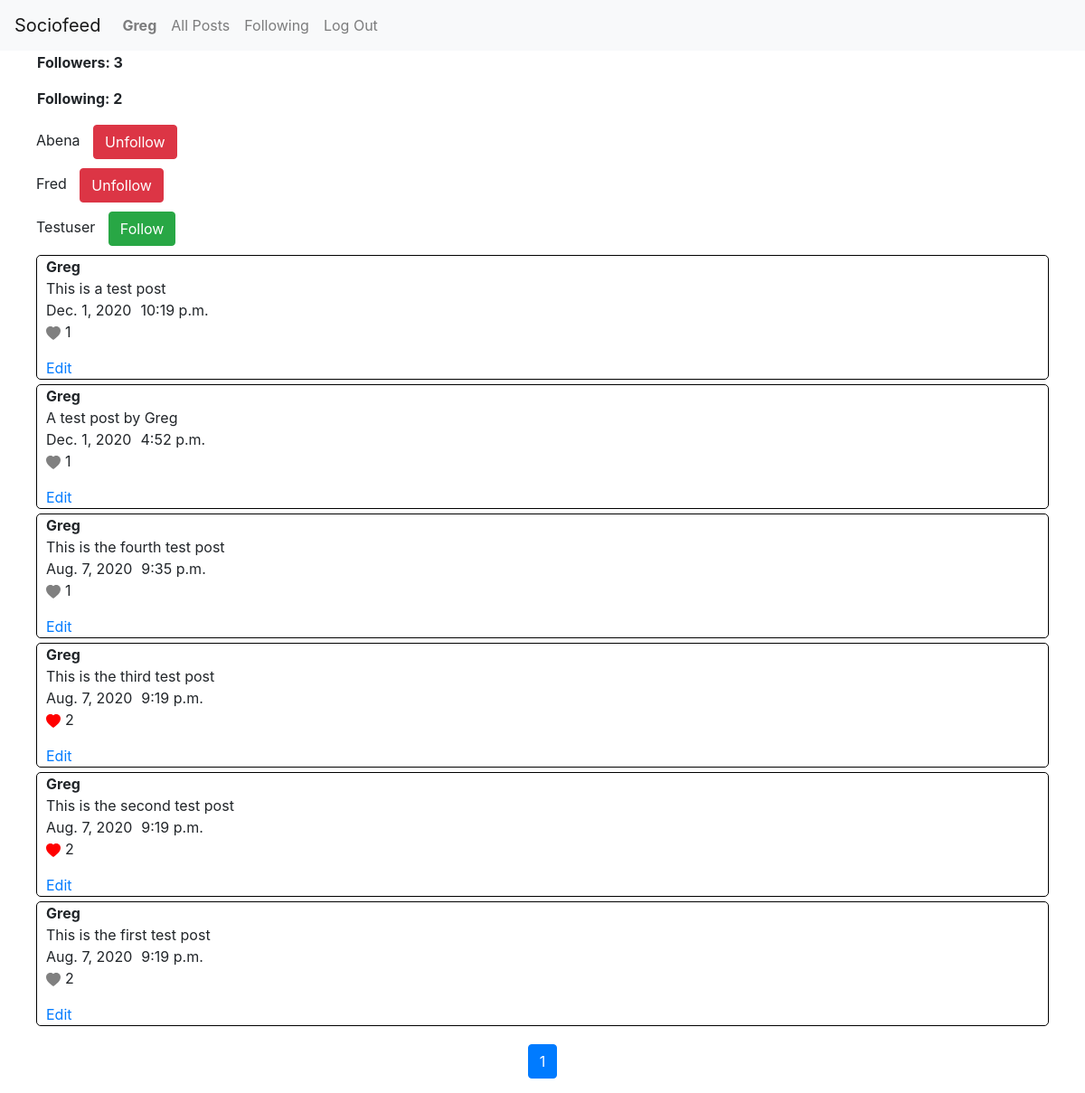
The page /profile (signed in) on the database its author committed.
### network/models.py (models this page shows, shortened)
class User(AbstractUser):
    pass

class Post(models.Model):
    user = models.ForeignKey(User, on_delete=models.CASCADE)
    post = models.CharField(max_length=1000)
    date = models.DateField()
    time = models.TimeField()

### network/views.py (the view)
# urls.py: path("profile", views.profile, name="profile"),
@login_required
def profile(request):
    user = User.objects.get(username=request.user)
    users = User.objects.exclude(username=request.user)
    posts = Post.objects.filter(user=user).order_by('-id')
    paginator = Paginator(posts, 10)
    page_number = request.GET.get('page')
    posts = paginator.get_page(page_number)
    return render(request, "network/profile.html", {
        "user":user,
        "posts":posts,
        "users":users
    })

### network/templatetags/custom_template_tags.py (called while the page is built)
@register.simple_tag
def to_list(a, args):
    if args.filter(follow=a).exists():
        exists = True
    else:
        exists = False
    return exists

@register.simple_tag
def post_liker(a, args):
    if args.likes.filter(user=a).exists():
        exists = True
    else:
        exists = False
    return exists

### network/templates/network/profile.html (shortened to what this page needs)
{% extends "network/layout.html" %}
{% load custom_template_tags %}
{% block body %}
    <div id="f-f">
        <p id="followers">Followers: {{ user.followers.count }}</p>
        <p id="following">Following: {{ user.following.count }}</p>
    </div>
    {% for u in users %}
        <div id="user">
            {{ u.username|title }}
            {% to_list user u.followers as value %}
            {% if value == False %}
            <button class="btn btn-success" onclick="window.location.href='/follow/{{ u.id }}'">Follow</button>
            {% else %}
            <button class="btn btn-danger" onclick="window.location.href='/follow/{{ u.id }}'">Unfollow</button>
            {% endif %}
        </div>
    {% endfor %}
    <div class="post-main">
        {% for i in posts %}
            <div class="post-container">
                <div class="title-post">
                    <div class="title">{{ i.user|title }}</div>
                    <div class="post"> {{ i.post }} </div>
                </div>
                <div class="date-time">
                    <div class="date">{{ i.date }} </div>
                    <div class="time"> {{ i.time }} </div>
                </div>
                <div class="like">
                    <a class="like-link" id="like-{{ i.id }}" data-id="{{ i.id }}">
                        {% post_liker user i as likee %}
                        {% if likee == False %}
                        <svg id="b-{{ i.id }}" class="like-btn" width="1em" height="1em" viewBox="0 0 16 16" class="bi bi-heart-fill" fill="grey" xmlns="http://www.w3.org/2000/svg">
                            <path fill-rule="evenodd" d="M8 1.314C12.438-3.248 23.534 4.735 8 15-7.534 4.736 3.562-3.248 8 1.314z"/>
                        </svg>
                        {% else %}
                        <svg id="b-{{ i.id }}" class="like-btn" width="1em" height="1em" viewBox="0 0 16 16" class="bi bi-heart-fill" fill="red" xmlns="http://www.w3.org/2000/svg">
                            <path fill-rule="evenodd" d="M8 1.314C12.438-3.248 23.534 4.735 8 15-7.534 4.736 3.562-3.248 8 1.314z"/>
                        </svg>
                        {% endif %}
                    </a>
                    <p id="num-likes-{{ i.id }}" class="num-likes"> {{ i.likes.count}} </p>
                </div>
                <div class="edit">
                    {% if i.user == request.user %}
                        <a href="edit/{{ i.id }}">Edit</a>
                    {% endif %}
                </div>
            </div>
        {% endfor %}
    </div>
    <nav class="page-nav" aria-label="Page navigation example">
        <ul class="pagination">
                <li class="page-item active" aria-current="page">
                    <a class="page-link" href="?page={{ posts.number }}">{{ posts.number }} <span class="sr-only">(current)</span></a>
                </li>
        </ul>
    </nav>
{% endblock %}

### network/templates/network/layout.html (shortened to what this page needs)
{% load static %}
<!DOCTYPE html>
<html lang="en">
    <head>
        <link rel="stylesheet" href="https://stackpath.bootstrapcdn.com/bootstrap/4.4.1/css/bootstrap.min.css">
        <link href="{% static 'network/styles.css' %}" rel="stylesheet">
    </head>
    <body>
        <nav class="navbar navbar-expand-lg navbar-light bg-light">
            <a class="navbar-brand" href="{% url 'index' %}">Sociofeed</a>
            <div>
              <ul class="navbar-nav mr-auto">
                {% if user.is_authenticated %}
                    <li class="nav-item">
                        <a class="nav-link" href="{% url 'profile' %}"><strong>{{ user.username|title }}</strong></a>
                    </li>
                {% endif %}
                <li class="nav-item">
                  <a class="nav-link" href="{% url 'index' %}">All Posts</a>
                </li>
                {% if user.is_authenticated %}
                    <li class="nav-item">
                        <a class="nav-link" href="{% url 'following' %}">Following</a>
                    </li>
                    <li class="nav-item">
                        <a class="nav-link" href="{% url 'logout' %}">Log Out</a>
                    </li>
                {% endif %}
              </ul>
            </div>
          </nav>
        <div class="body">
            {% block body %}
            {% endblock %}
        </div>
    </body>
</html>

### network/static/network/styles.css (style rules this page uses)
.post-container { border: 1px solid black; margin-left: 40px; margin-right: 40px; margin-top: 5px; margin-bottom: 5px; border-radius: 5px; }
.post-container .title-post { margin-left: 10px; }
.post-container .title-post .title { font-weight: bold; }
.post-container .date-time { margin-left: 10px; display: flex; }
.post-container .date-time .date { margin-right: 10px; }
.post-container .like { margin-left: 10px; display: flex; }
.post-container .like .like-btn { margin-right: 5px; }
.post-container .edit { margin-left: 10px; }
#f-f { margin-left: 40px; padding: 1px; }
#f-f #followers { font-weight: bold; }
#f-f #following { font-weight: bold; }
#user { margin-left: 40px; margin-bottom: 10px; }
#user button { margin-left: 10px; }
.page-nav { display: flex; justify-content: center; margin-top: 20px; }

### rows shown on the page
User: username "Greg", followers.count "3", following.count "2"
User: username "Abena"
User: username "Fred"
User: username "Testuser"
Post: user "Greg", post "This is a test post", date "Dec. 1, 2020", time "10:19 p.m.", likes.count "1"
Post: user "Greg", post "A test post by Greg", date "Dec. 1, 2020", time "4:52 p.m.", likes.count "1"
Post: user "Greg", post "This is the fourth test post", date "Aug. 7, 2020", time "9:35 p.m.", likes.count "1"
Post: user "Greg", post "This is the third test post", date "Aug. 7, 2020", time "9:19 p.m.", likes.count "2"
Post: user "Greg", post "This is the second test post", date "Aug. 7, 2020", time "9:19 p.m.", likes.count "2"
Post: user "Greg", post "This is the first test post", date "Aug. 7, 2020", time "9:19 p.m.", likes.count "2"

### other values the page prints
{{ posts.number }} "1"
